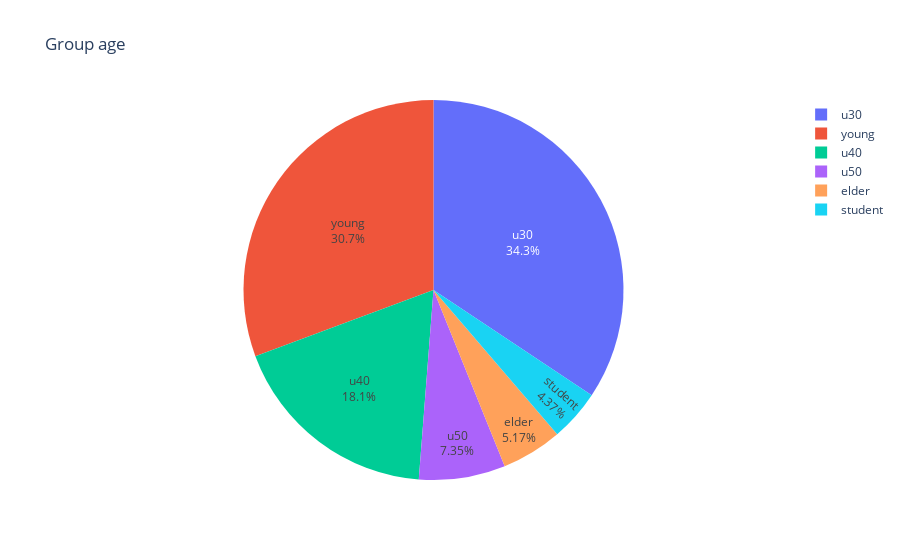

The notebook cell saved with this chart:
### Code cell
import plotly.express as px

fig = px.pie(df, values=age_group_alls, names=x,
             title='Group age')
fig.update_traces(textposition='inside', textinfo='percent+label')
fig.show()

### Figure 1 — Plotly figure (JSON) as saved in the notebook; plotly's stock layout.template omitted (floating-point values rounded to 4 significant figures)
{"data": [{"domain": {"x": [0, 1], "y": [0, 1]}, "hovertemplate": "label=%{label}<br>value=%{value}<extra></extra>", "labels": ["student", "young", "u30", "u40", "u50", "elder"], "legendgroup": "", "name": "", "showlegend": true, "textinfo": "percent+label", "textposition": "inside", "type": "pie", "values": [143070, 1002945, 1123406, 592297, 240380, 169160]}], "layout": {"legend": {"tracegroupgap": 0}, "title": {"text": "Group age"}}}
